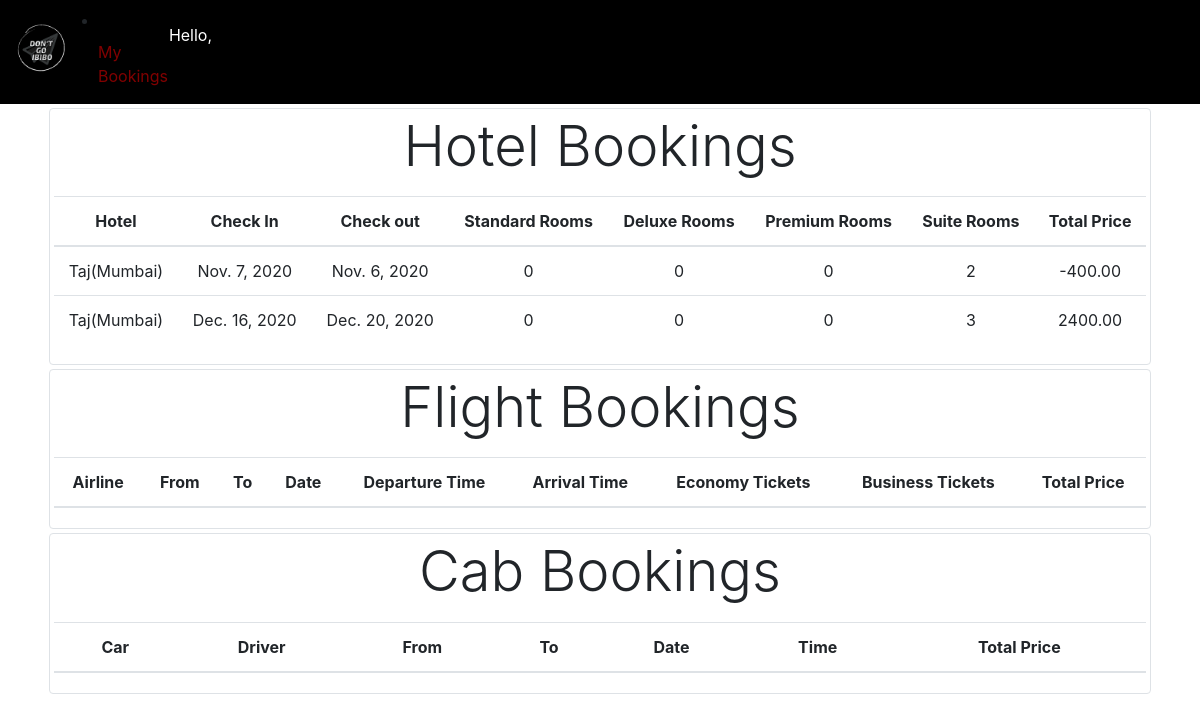
The page /my_bookings (signed in) on the database its author committed.
### Travel/models/hotel_booking.py (models this page shows, shortened)
class Hotel_booking(models.Model):
    user_email = models.CharField(max_length=50, default='')
    user_fname = models.CharField(max_length=50, default='')
    user_lname = models.CharField(max_length=50, default='')
    hotel = models.ForeignKey(Hotel, on_delete=models.CASCADE)
    check_in_date = models.DateField(default = date.today)
    check_out_date = models.DateField(default = date.today)
    standard_number = models.PositiveIntegerField(default=0)
    deluxe_number = models.PositiveIntegerField(default=0)
    premium_number = models.PositiveIntegerField(default=0)
    suite_number = models.PositiveIntegerField(default=0)
    total_price = models.DecimalField(max_digits=7, decimal_places=2, default=0)
    @staticmethod
    def get_booking_by_user(email):
        return Hotel_booking.objects.filter(user_email=email)

### Travel/models/hotels.py (models this page shows, shortened)
class Hotel(models.Model):
    name = models.CharField(max_length=50)
    description = models.CharField(max_length=250, default="The most comfortable stay", null=True, blank=True)
    location = models.ForeignKey(Location, on_delete=models.CASCADE, default=1)
    locality = models.CharField(max_length=50, default = "X")
    street = models.CharField(max_length=50, default= "Y")
    number = models.PositiveSmallIntegerField(default=9999999900)
    website = models.URLField(default="www..com", max_length=50)
    rating = models.DecimalField(max_digits=3, decimal_places=2, default=0)
    deluxe_available = models.BooleanField(default=True)
    deluxe_price = models.DecimalField(max_digits=6, decimal_places=2, default=0)
    standard_available = models.BooleanField(default=True)
    standard_price = models.DecimalField(max_digits=6, decimal_places=2, default=0)
    premium_available = models.BooleanField(default=True)
    premium_price = models.DecimalField(max_digits=6, decimal_places=2, default=0)
    suite_available = models.BooleanField(default=True)
    suite_price = models.DecimalField(max_digits=6, decimal_places=2, default=0)
    image1 = models.ImageField(upload_to = "uploads/hotel_photos", null=True, default=None)
    image2 = models.ImageField(upload_to = "uploads/hotel_photos", null=True, default=None)
    image3 = models.ImageField(upload_to = "uploads/hotel_photos", null=True, default=None)
    image4 = models.ImageField(upload_to = "uploads/hotel_photos", null=True, default=None)
    image5 = models.ImageField(upload_to = "uploads/hotel_photos", null=True, default=None)
    wifi = models.BooleanField(default=False)
    air_conditioning = models.BooleanField(default=True)
    airport_shuttle = models.BooleanField(default=False)
    parking_area = models.BooleanField(default=True)
    pool = models.BooleanField(default=False)
    fitness_center = models.BooleanField(default=False)

### Travel/models/location.py (models this page shows, shortened)
class Location(models.Model):
    name = models.CharField(max_length=50)

### Travel/views/my_bookings.py (the view)
# urls.py: path('my_bookings', My_bookings_view.as_view()),
class My_bookings_view(View):
    def get(self, request):
        user = request.user
        hotel_bookings = Hotel_booking.get_booking_by_user(user.email)
        flight_bookings = Flight_booking.get_booking_by_user(user.email)
        cab_bookings = Cab_booking.get_booking_by_user(user.email)
        return render(request , 'my_bookings.html',{'hotel_bookings':hotel_bookings, 'flight_bookings':flight_bookings,'cab_bookings':cab_bookings})

### Travel/models/cab_booking.py (called while the page is built)
    @staticmethod
    def get_booking_by_user(email):
        return Cab_booking.objects.filter(user_email=email)

### Travel/models/flight_booking.py (called while the page is built)
    @staticmethod
    def get_booking_by_user(email):
        return Flight_booking.objects.filter(user_email=email)

### Travel/templates/my_bookings.html (shortened to what this page needs)
{% extends 'base1.html' %}
{% block content %}
<div class="container">
    <div class="border rounded p-1 m-1">
        <p class="display-4 text-center">Hotel Bookings</p>
        <table class="table mx-auto">
            <thead>
                <tr class="text-center">
                    <th>Hotel</th>
                    <th>Check In</th>
                    <th>Check out</th>
                    <th>Standard Rooms</th>
                    <th>Deluxe Rooms</th>
                    <th>Premium Rooms</th>
                    <th>Suite Rooms</th>
                    <th>Total Price</th>
                </tr>
            </thead>
            <tbody>
                {% for booking in hotel_bookings %}
                <tr class="text-center">
                    <td>{{booking.hotel.name}}({{booking.hotel.location.name}})</td>
                    <td>{{booking.check_in_date}}</td>
                    <td>{{booking.check_out_date}}</td>
                    <td>{{booking.standard_number}}</td>
                    <td>{{booking.deluxe_number}}</td>
                    <td>{{booking.premium_number}}</td>
                    <td>{{booking.suite_number}}</td>
                    <td>{{booking.total_price}}</td>
                </tr>
                {% endfor %}
            </tbody>
        </table>
    </div>
</div>
<div class="container">
    <div class="border rounded p-1 m-1">
        <p class="display-4 text-center">Flight Bookings</p>
        <table class="table mx-auto">
            <thead>
                <tr class="text-center">
                    <th>Airline</th>
                    <th>From</th>
                    <th>To</th>
                    <th>Date</th>
                    <th>Departure Time</th>
                    <th>Arrival Time</th>
                    <th>Economy Tickets</th>
                    <th>Business Tickets</th>
                    <th>Total Price</th>
                </tr>
            </thead>
        </table>
    </div>
</div>
<div class="container">
    <div class="border rounded p-1 m-1">
        <p class="display-4 text-center">Cab Bookings</p>
        <table class="table mx-auto">
            <thead>
                <tr class="text-center">
                    <th>Car</th>
                    <th>Driver</th>
                    <th>From</th>
                    <th>To</th>
                    <th>Date</th>
                    <th>Time</th>
                    <th>Total Price</th>
                </tr>
            </thead>
        </table>
    </div>
</div>
{% endblock %}

### Travel/templates/base1.html (shortened to what this page needs)
{% load socialaccount %}
<!doctype html>
<html lang="en">
    {% load static %}
  <head>
    <link rel="stylesheet" href="https://maxcdn.bootstrapcdn.com/bootstrap/4.0.0/css/bootstrap.min.css">
    <link rel="stylesheet" href="https://cdnjs.cloudflare.com/ajax/libs/font-awesome/4.7.0/css/font-awesome.min.css">
</head>
  <body id="letsdothis">
    {% if request.user.is_authenticated %}
    <nav class="navbar navbar-expand-lg navbar-light" style="background-color: black">
      <a href= "/" class="navbar-brand" style="color: white">
        <img src="{% static '/website__logo.jpeg' %}" style="width: 50px; margin-top: -15%" height="50" class="d-inline-block align-middle" alt="">
      </a>
      <div class="dropdown">
        <span>
          <p style="float: right; margin-top: 15px; color: white"> Hello, {{request.user.first_name}}</p>
        </span>
        <li class="nav-item">
          <a class="nav-link" colors href="/my_bookings" style="color: maroon"> My Bookings <span class="sr-only">(current)</span></a>
        </li>
    </nav>
    {% endif %}
        {% block content %} {% endblock %}
  </body>
</html>

### Travel/templates/base1.html (style rules this page uses)
.dropdown { position: relative; display: inline-block; }
#letsdothis { background-color: white; animation-name: example; animation-duration: 6s; }

### rows shown on the page
Hotel_booking: hotel.name "Taj", hotel.location.name "Mumbai", check_in_date "Nov. 7, 2020", check_out_date "Nov. 6, 2020", standard_number "0", deluxe_number "0", premium_number "0", suite_number "2", total_price "-400.00"
Hotel_booking: hotel.name "Taj", hotel.location.name "Mumbai", check_in_date "Dec. 16, 2020", check_out_date "Dec. 20, 2020", standard_number "0", deluxe_number "0", premium_number "0", suite_number "3", total_price "2400.00"
